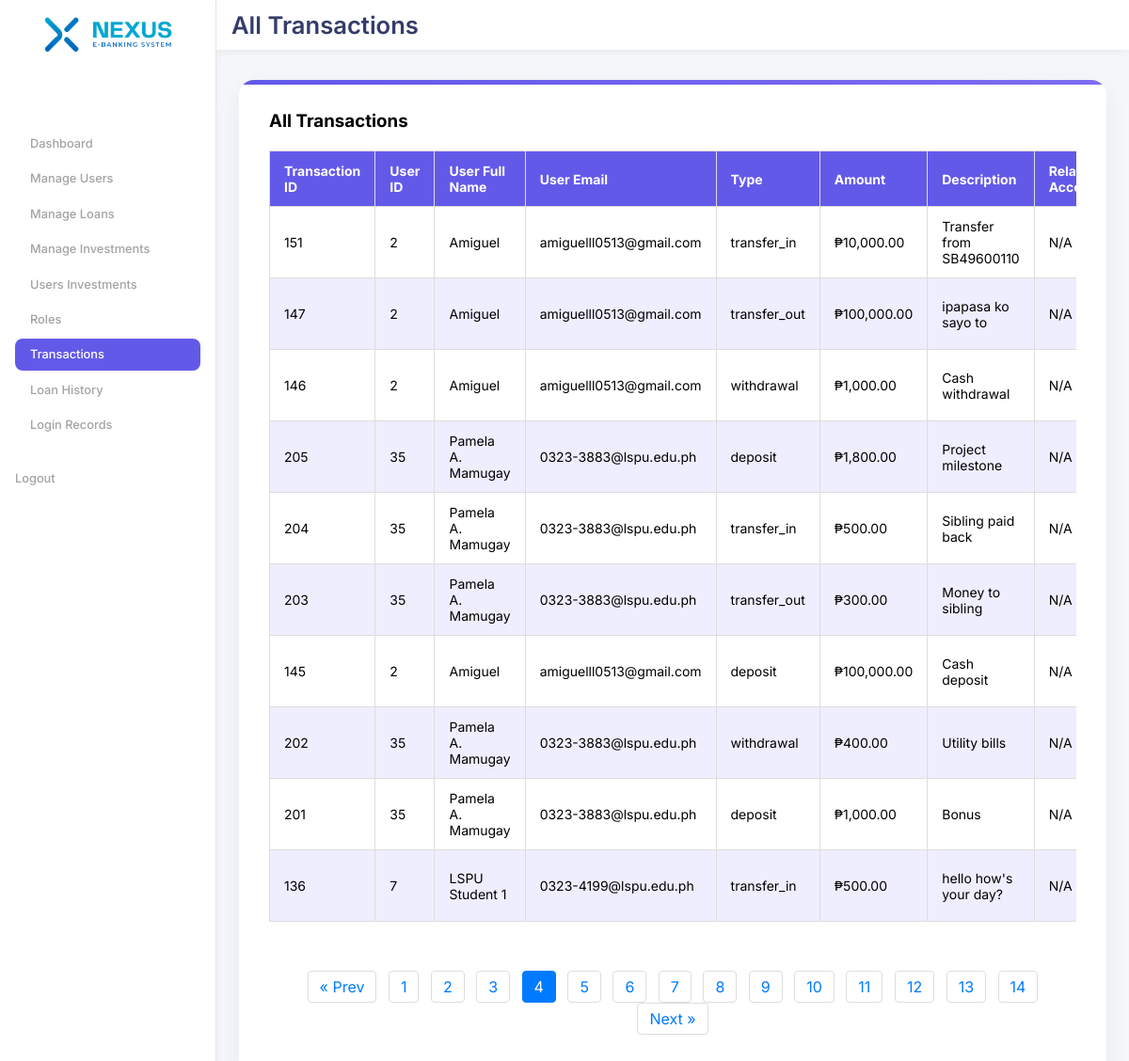
/admin/all-transactions.php?page=4, run on the app's committed database.
### tables this page shows
CREATE TABLE IF NOT EXISTS `transactions` (
  `transaction_id` int NOT NULL AUTO_INCREMENT,
  `account_id` int NOT NULL,
  `type` enum('deposit','withdrawal','transfer_in','transfer_out','loanpayment') NOT NULL,
  `amount` decimal(15,2) NOT NULL,
  `description` varchar(255) DEFAULT NULL,
  `related_account_id` int DEFAULT NULL,
  `created_at` timestamp NULL DEFAULT CURRENT_TIMESTAMP,
  PRIMARY KEY (`transaction_id`),
  KEY `account_id` (`account_id`),
  KEY `related_account_id` (`related_account_id`)
);

CREATE TABLE IF NOT EXISTS `users` (
  `user_id` int NOT NULL AUTO_INCREMENT,
  `full_name` varchar(100) NOT NULL,
  `age` int NOT NULL,
  `birth_year` int NOT NULL,
  `email` varchar(100) NOT NULL,
  `address` text NOT NULL,
  `occupation` varchar(50) NOT NULL,
  `phone` varchar(20) NOT NULL,
  `password_hash` varchar(255) NOT NULL,
  `created_at` timestamp NULL DEFAULT CURRENT_TIMESTAMP,
  `is_admin` tinyint(1) DEFAULT '0',
  `status` enum('pending','approved','rejected') DEFAULT 'pending',
  `is_active` tinyint(1) NOT NULL DEFAULT '1',
  `reset_token` varchar(255) DEFAULT NULL,
  `reset_expires_at` datetime DEFAULT NULL,
  `profile_picture` varchar(255) DEFAULT NULL,
  `login_attempts` int NOT NULL DEFAULT '0',
  `blocked_until` datetime DEFAULT NULL,
  PRIMARY KEY (`user_id`),
  UNIQUE KEY `email` (`email`)
);

### admin/all-transactions.php (the view, shortened to what this page needs)
<?php
require_once '../includes/db.php';
$perPage = 10;
$page = isset($_GET['page']) && is_numeric($_GET['page']) ? (int)$_GET['page'] : 1;
$offset = ($page - 1) * $perPage;
try {
    $countSql = "SELECT COUNT(*) FROM transactions";
    $totalTransactions = $pdo->query($countSql)->fetchColumn();
    $totalPages = ceil($totalTransactions / $perPage);
    $sql = "SELECT t.*, u.user_id, u.full_name, u.email, ra.account_number AS related_account_number
            FROM transactions t
            JOIN accounts a ON t.account_id = a.account_id
            JOIN users u ON a.user_id = u.user_id
            LEFT JOIN accounts ra ON t.related_account_id = ra.account_id
            ORDER BY t.created_at DESC
            LIMIT :perPage OFFSET :offset";
    $stmt = $pdo->prepare($sql);
    $stmt->bindValue(':perPage', $perPage, PDO::PARAM_INT);
    $stmt->bindValue(':offset', $offset, PDO::PARAM_INT);
    $stmt->execute();
    $transactions = $stmt->fetchAll();
} catch (PDOException $e) {
    error_log("Error fetching transactions: " . $e->getMessage());
    die("Error fetching transactions. Please try again later.");
}
?>
<!DOCTYPE html>
<html lang="en">
<head>
<link rel="stylesheet" href="../assets/css/admin-main.css">
<link rel="stylesheet" href="../assets/css/admin-all-transactions.css">
</head>
<body>
 <div class="wrapper">
            <aside class="sidebar">
                            <div class="Logos-cont">
                                <img src="../assets/images/Logo-color.png" alt="SecureBank Logo" class="logo-container">
                            </div>
                            <nav class="dashboard-nav">
                                <a href="dashboard.php" class="active btn ">Dashboard</a>
                                <a href="manage-users.php" class="btn ">Manage Users</a>
                                <a href="manage-loans.php" class="btn">Manage Loans</a>
                                <a href="manage-investments.php" class="btn">Manage Investments</a>
                                <a href="track-investments.php" class="btn">Users Investments</a>
                                <a href="role.php" class="btn">Roles</a>
                                <a href="recent_transactions.php" class="btn dash-text">Transactions</a>
                                <a href="loan-history.php" class="btn">Loan History</a>
                                <a href="login-records.php" class="btn">Login Records</a>
                            </nav>
                             <div class="logout-cont">
                                <a href="../logout.php" class="logout">Logout</a>
                            </div>
                </aside>
<main class="container">
  <header>
    <h1>All Transactions</h1>
  </header>
     <div class="content">
        <h3>All Transactions</h3>
        <br>
    <div class="table-cont">
     <table>
        <thead>
            <tr>
                <th>Transaction ID</th>
                <th>User ID</th>
                <th>User Full Name</th>
                <th>User Email</th>
                <th>Type</th>
                <th>Amount</th>
                <th>Description</th>
                <th>Related Account</th>
            </tr>
        </thead>
        <tbody>
            <?php if (!empty($transactions)): ?>
                <?php foreach ($transactions as $transaction): ?>
                    <tr>
                        <td data-label="Transaction ID"><?php echo htmlspecialchars($transaction['transaction_id']); ?></td>
                        <td data-label="User ID"><?php echo htmlspecialchars($transaction['user_id']); ?></td>
                        <td data-label="User Full Name"><?php echo htmlspecialchars($transaction['full_name']); ?></td>
                        <td data-label="User Email"><?php echo htmlspecialchars($transaction['email']); ?></td>
                        <td data-label="Type"><?php echo htmlspecialchars($transaction['type']); ?></td>
                        <td data-label="Amount"><?php echo "₱" . number_format($transaction['amount'], 2); ?></td>
                        <td data-label="Description"><?php echo !empty($transaction['description']) ? htmlspecialchars($transaction['description']) : 'N/A'; ?></td>
                        <td data-label="Related Account"><?php echo !empty($transaction['related_account_number']) ? htmlspecialchars($transaction['related_account_number']) : 'N/A'; ?></td>
                    </tr>
                <?php endforeach; ?>
            <?php else: ?>
                <tr>
                    <td colspan="9" style="text-align:center; padding: 20px;">No transactions found.</td>
                </tr>
            <?php endif; ?>
            </div>
</div>
<?php if ($totalPages > 1): ?>
<div class="pagination">
    <?php if ($page > 1): ?>
        <a href="?page=<?= $page - 1 ?>">&laquo; Prev</a>
    <?php endif; ?>
    <?php for ($i = 1; $i <= $totalPages; $i++): ?>
        <a href="?page=<?= $i ?>" class="<?= $i == $page ? 'btn-primary active' : '' ?>"><?= $i ?></a>
    <?php endfor; ?>
    <?php if ($page < $totalPages): ?>
        <a href="?page=<?= $page + 1 ?>">Next &raquo;</a>
    <?php endif; ?>
</div>
<?php endif; ?>
</main>
</div>
</body>
</html>

### assets/css/admin-main.css (style rules this page uses)
:root { --main-color: #ffffff; --bg-color: #f5f7fa; --bg-sidecolor-2: #6359e9; --font-color: #343c6a; --thin-font-color: #718ebf; --inactive-font-color: #a3a3a3; --hover-effects: #efeeff; --big-font-size: clamp(4rem, 6vw, 6.6rem); --semi-big-font-size: clamp(1.5rem, 3vw, 1.6rem); --paragraph-font-size: clamp(0.7rem, 1.5vw, 0.8rem); }
.content { display: flex; flex-direction: column; background: var(--main-color); padding: 2rem; border-radius: 16px; box-shadow: 0 8px 24px rgba(52, 60, 106, 0.08); margin: 2rem 1.5rem 2rem 1.5rem; transition: transform 0.3s ease, box-shadow 0.3s ease; position: relative; overflow: hidden; }
.content::before { content: ""; position: absolute; top: 0; left: 0; width: 100%; height: 5px; background: linear-gradient(90deg, var(--bg-sidecolor-2), #7e6cf1); }
* { margin: 0; padding: 0; box-sizing: border-box; font-family: "Poppins", sans-serif; text-decoration: none; font-family: "inter", sans-serif; }
* { margin: 0; padding: 0; box-sizing: border-box; font-family: "Inter", sans-serif; }
body, html { height: 100%; }
.wrapper { display: flex; height: 100vh; background-color: var(--bg-color); }
.logout-cont { display: flex; flex-direction: column; gap: 1rem; margin-top: 2rem; font-size: var(--paragraph-font-size); color: var(--inactive-font-color); font-weight: 500; cursor: pointer; }
.logout { color: var(--inactive-font-color); text-decoration: none; font-weight: 500; transition: color 0.3s ease; display: flex; align-items: center; gap: 0.6rem; }
.btn { display: flex; align-items: center; gap: 0.6rem; padding: 0rem 1rem; background-color: transparent; color: var(--inactive-font-color); border-radius: 8px; font-weight: 500; height: 34.2px; }
.container { flex: 1; background-color: var(--bg-color); overflow: auto; z-index: 999; }
.table-cont { overflow: auto; width: 100%; }

### assets/css/admin-all-transactions.css (style rules this page uses)
:root { --main-color: #FFFFFF; --bg-color: #F5F7FA; --bg-sidecolor-2: #6359e9; --font-color: #343C6A; --thin-font-color: #718EBF; --inactive-font-color: #a3a3a3; --hover-effects: #efeeff; --big-font-size: clamp(4rem, 6vw, 6.6rem); --semi-big-font-size: clamp(1.5rem, 3vw, 1.6rem); --paragraph-font-size: clamp(0.7rem, 1.5vw, 0.8rem); --spacing-small: 0.75rem; --spacing-medium: 1rem; --spacing-large: 2rem; --radius-base: 8px; --radius-lg: 16px; --shadow-base: 0 4px 12px rgba(99, 89, 233, 0.2); --shadow-lg: 0 8px 24px rgba(52, 60, 106, 0.08); }
.content table { width: 100%; border-collapse: collapse; font-size: 14px; margin-bottom: var(--spacing-large); }
.content table thead { background-color: var(--bg-sidecolor-2); color: var(--main-color); }
.content table th, .content table td { padding: 12px 15px; border: 1px solid #ddd; text-align: left; }
.content table tbody tr:nth-child(even) { background-color: var(--hover-effects); }

### admin/all-transactions.php (style rules this page uses)
.pagination { text-align: center; margin: 20px 0; }
.pagination a { display: inline-block; margin: 0 4px; padding: 6px 12px; color: #007bff; background: #fff; border: 1px solid #ddd; border-radius: 4px; text-decoration: none; transition: background 0.2s, color 0.2s; }
.pagination a.btn-primary, .pagination a.active { background: #007bff; color: #fff; border-color: #007bff; pointer-events: none; }

### data on the page
transactions: transaction_id "151", users.user_id "2", users.full_name "Amiguel", users.email "amiguelll0513@gmail.com", type "transfer_in", amount "10,000.00", description "Transfer from SB49600110"
transactions: transaction_id "147", users.user_id "2", users.full_name "Amiguel", users.email "amiguelll0513@gmail.com", type "transfer_out", amount "100,000.00", description "ipapasa ko sayo to"
transactions: transaction_id "146", users.user_id "2", users.full_name "Amiguel", users.email "amiguelll0513@gmail.com", type "withdrawal", amount "1,000.00", description "Cash withdrawal"
transactions: transaction_id "205", users.user_id "35", users.full_name "Pamela A. Mamugay", users.email "0323-3883@lspu.edu.ph", type "deposit", amount "1,800.00", description "Project milestone"
transactions: transaction_id "204", users.user_id "35", users.full_name "Pamela A. Mamugay", users.email "0323-3883@lspu.edu.ph", type "transfer_in", amount "500.00", description "Sibling paid back"
transactions: transaction_id "203", users.user_id "35", users.full_name "Pamela A. Mamugay", users.email "0323-3883@lspu.edu.ph", type "transfer_out", amount "300.00", description "Money to sibling"
transactions: transaction_id "145", users.user_id "2", users.full_name "Amiguel", users.email "amiguelll0513@gmail.com", type "deposit", amount "100,000.00", description "Cash deposit"
transactions: transaction_id "202", users.user_id "35", users.full_name "Pamela A. Mamugay", users.email "0323-3883@lspu.edu.ph", type "withdrawal", amount "400.00", description "Utility bills"
transactions: transaction_id "201", users.user_id "35", users.full_name "Pamela A. Mamugay", users.email "0323-3883@lspu.edu.ph", type "deposit", amount "1,000.00", description "Bonus"
transactions: transaction_id "136", users.user_id "7", users.full_name "LSPU Student 1", users.email "0323-4199@lspu.edu.ph", type "transfer_in", amount "500.00", description "hello how's your day?"
